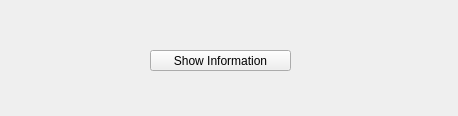
<?xml version="1.0" encoding="UTF-8"?>
<ui version="4.0">
 <class>MainWindow</class>
 <widget class="QWidget" name="MainWindow">
  <property name="geometry">
   <rect>
    <x>0</x>
    <y>0</y>
    <width>458</width>
    <height>116</height>
   </rect>
  </property>
  <property name="windowTitle">
   <string>MainWindow</string>
  </property>
  <widget class="QPushButton" name="showInfoBtn">
   <property name="geometry">
    <rect>
     <x>150</x>
     <y>50</y>
     <width>141</width>
     <height>21</height>
    </rect>
   </property>
   <property name="text">
    <string>Show Information</string>
   </property>
  </widget>
 </widget>
 <resources/>
 <connections/>
</ui>
